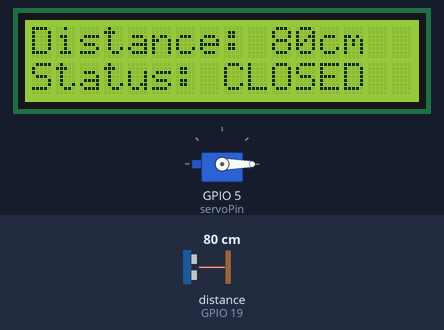
A sketch run on a simulated ESP32. On the bench: 16×2 character LCD, servo. Wiring (inferred from the names in the program): ultrasonic range finder: trigger GPIO 18; echo GPIO 19. Inputs (shaded band) come from the test bench; at power-on: distance to the obstacle (sensor on GPIO 19) 80 cm. The echo pulse lasts 58.3 µs per cm; what the sketch prints to the serial monitor is not drawn.

Above: at 4.2 s.
4.3 s: distance to the obstacle (sensor on GPIO 19) set to 27 cm
At 5.0 s:
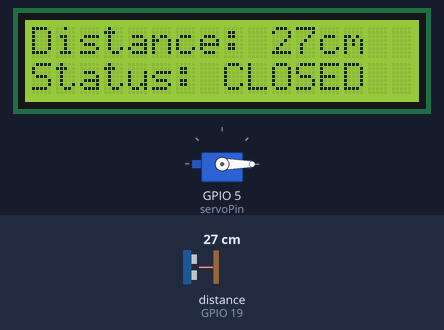
6.2 s: distance to the obstacle (sensor on GPIO 19) set to 22 cm
At 7.7 s:
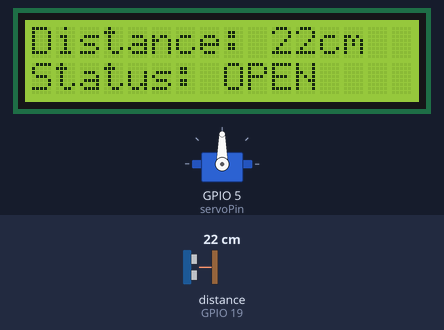
Timing chart, 0 to 9.2 s (numbered marks = the images above; inputs shaded):
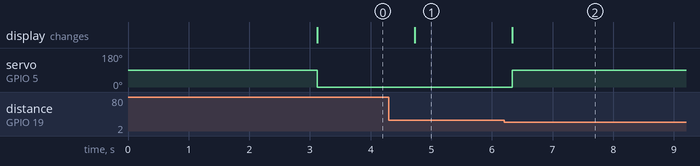

The sketch:

main.ino
```cpp
#include <Wire.h>
#include <LiquidCrystal_I2C.h>
#include "SensorControl.h"

const int servoPin = 5;
const int trigPin = 18;
const int echoPin = 19;

SensorControl sensorControl(servoPin, trigPin, echoPin);

void setup() {
  Serial.begin(115200);
  sensorControl.setup();
}

void loop() {
  sensorControl.loop();
}
```

SensorControl.cpp
```cpp
#include "SensorControl.h"

SensorControl::SensorControl(int servoPin, int trigPin, int echoPin)
  : lcd(0x27, 16, 2), servoPin(servoPin), trigPin(trigPin), echoPin(echoPin), distance(0) {}

void SensorControl::setup() {
  lcd.init();
  lcd.backlight();
  lcd.setCursor(2, 0);
  lcd.print("System Ready.");
  delay(3000);
  lcd.clear();

  myServo.attach(servoPin);
  pinMode(trigPin, OUTPUT);
  pinMode(echoPin, INPUT);
}

void SensorControl::loop() {
  digitalWrite(trigPin, LOW);
  delayMicroseconds(2);
  digitalWrite(trigPin, HIGH);
  delayMicroseconds(10);
  digitalWrite(trigPin, LOW);

  long duration = pulseIn(echoPin, HIGH);
  distance = duration * 0.0344 / 2;

  lcd.setCursor(0, 0);
  lcd.print("Distance:     ");
  lcd.setCursor(10, 0);
  lcd.print(distance);
  lcd.print("cm ");

  Serial.print("Distance: ");
  Serial.print(distance);
  Serial.println(" cm");

  if (distance <= 25) {
    myServo.write(90);
    lcd.setCursor(0, 1);
    lcd.print("Status: OPEN   ");
    Serial.println("Servo: OPEN");
    delay(5000);
  } else {
    myServo.write(0);
    lcd.setCursor(0, 1);
    lcd.print("Status: CLOSED ");
    Serial.println("Servo: CLOSED");
  }

  delay(500);
}
```

SensorControl.h
```cpp
#ifndef SENSOR_CONTROL_H
#define SENSOR_CONTROL_H

#include <Wire.h>
#include <LiquidCrystal_I2C.h>
#include <ESP32Servo.h>

class SensorControl {
  public:
    SensorControl(int servoPin, int trigPin, int echoPin);
    void setup();
    void loop();

  private:
    LiquidCrystal_I2C lcd;
    Servo myServo;
    int distance;
    int servoPin;
    int trigPin;
    int echoPin;
};

#endif
```

Measured:
- the behaviour switches between 26 and 25 cm on distance to the obstacle (sensor on GPIO 19) (found by bisection; images 1 and 2)
- after the input at 4.3 s, the display: changes after 0.43 s (image 1)
- after the input at 6.2 s, servo on GPIO 5 (servoPin): 0° → 90° after 0.13 s; the display: changes after 0.14 s (image 2)
